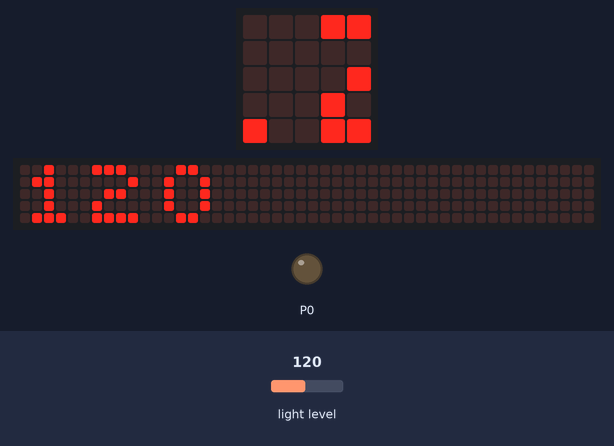
Bench run of a program on a simulated BBC micro:bit (MakeCode). Shown: the board's 5×5 LED display, a strip that is not on the board, showing the scrolling text unrolled, output pins drawn as LEDs (lit = HIGH). Inputs (shaded band) come from the test bench; at power-on: light level 120. The 48×5 strip is a reading aid, not a part: it shows the text the display is scrolling, unrolled, one strip-width of it at a time.

Above: at 1.27 s.
1.3 s: light level set to 5
At 5.0 s:
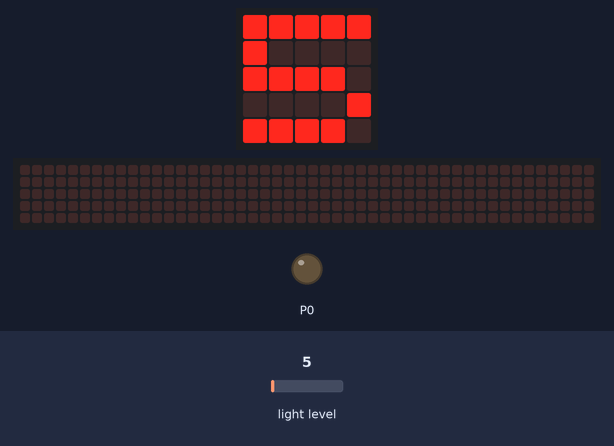
5.2 s: light level set to 18
At 6.47 s:
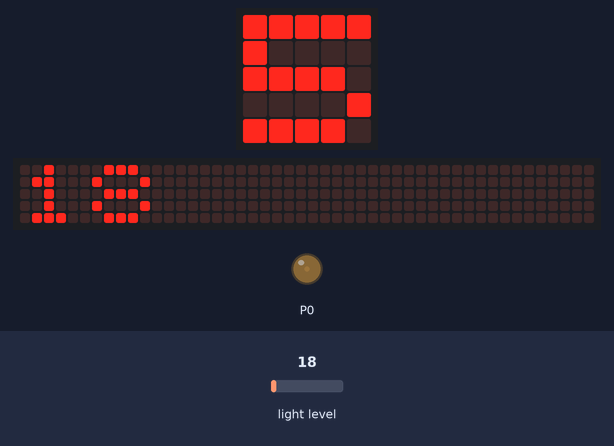
8.3 s: light level set to 64
At 9.9 s:
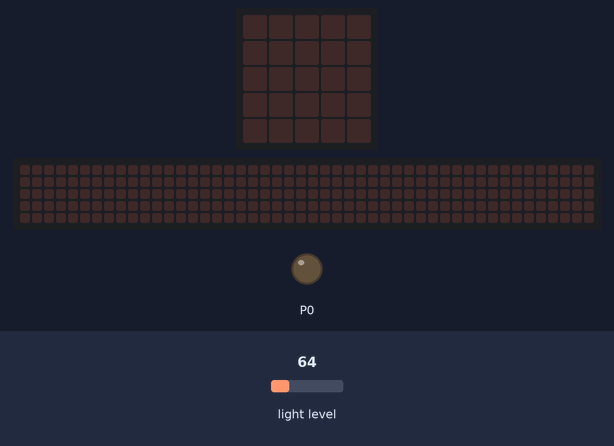
Timing chart, 0 to 11.4 s (numbered marks = the images above; inputs shaded):
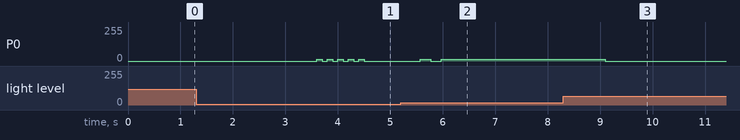

Measured:
- after the input at 1.3 s, P0: alternates 12/255 for 0.10 s and 0/255 for 0.10 s, 10 changes in all, then stays 0/255, starting after 2.3 s
- after the input at 5.2 s, the display: changes after 1.2 s (image 2)
- after the input at 8.3 s, P0: goes on until 9.1 s, then stays 0/255
- what the display in image 3 shows lasts 1.0 s, from 9.1 s to 10.1 s

The program:

main.ts
```typescript
function 위험 () {
    // (100+100)*5ms=1초
    for (let index = 0; index < 5; index++) {
        pins.analogWritePin(AnalogPin.P0, 50)
        basic.pause(100)
        pins.analogWritePin(AnalogPin.P0, 0)
        basic.pause(100)
    }
}
function 조도_거리분류 () {
    if (input.lightLevel() > 30) {
        안전()
    }
    if (15 < input.lightLevel() && input.lightLevel() <= 30) {
        경고()
    }
    if (input.lightLevel() <= 15) {
        위험()
    }
}
function 안전 () {
    pins.analogWritePin(AnalogPin.P0, 0)
    // 조도 거리분류 함수는 동작하는 데 1초가 걸린다.
    basic.pause(1000)
}
function 경고 () {
    pins.analogWritePin(AnalogPin.P0, 0)
    basic.pause(200)
    pins.analogWritePin(AnalogPin.P0, 50)
    basic.pause(200)
    pins.analogWritePin(AnalogPin.P0, 0)
    basic.pause(200)
    pins.analogWritePin(AnalogPin.P0, 50)
    basic.pause(200)
    pins.analogWritePin(AnalogPin.P0, 50)
    // 200ms 총 5회=1초
    basic.pause(200)
}
basic.forever(function () {
    basic.showNumber(input.lightLevel())
    조도_거리분류()
})
```

test.ts
```typescript
// 테스트는 여기로 이동합니다; 이 패키지가 확장으로 사용될 때 컴파일되지 않을 것 입니다.
```
